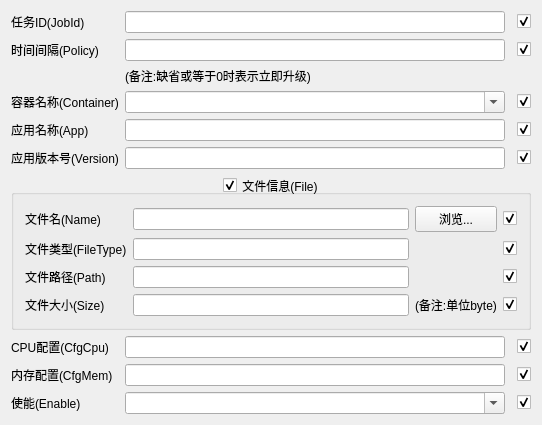
<?xml version="1.0" encoding="UTF-8"?>
<ui version="4.0">
 <class>CTcpEdgeTestDataView_AppInstallReq</class>
 <widget class="QWidget" name="CTcpEdgeTestDataView_AppInstallReq">
  <property name="geometry">
   <rect>
    <x>0</x>
    <y>0</y>
    <width>542</width>
    <height>419</height>
   </rect>
  </property>
  <property name="windowTitle">
   <string>CTcpEdgeTestDataView_TimeReadReq</string>
  </property>
  <layout class="QGridLayout" name="gridLayout">
   <item row="2" column="1">
    <widget class="QLabel" name="label_5">
     <property name="text">
      <string>任务ID(JobId)</string>
     </property>
    </widget>
   </item>
   <item row="7" column="2">
    <widget class="QLineEdit" name="_App_"/>
   </item>
   <item row="3" column="2">
    <widget class="QLineEdit" name="_Policy_"/>
   </item>
   <item row="2" column="2">
    <widget class="QLineEdit" name="_JobId_"/>
   </item>
   <item row="2" column="4">
    <widget class="QCheckBox" name="__JobId__">
     <property name="text">
      <string/>
     </property>
     <property name="checked">
      <bool>true</bool>
     </property>
    </widget>
   </item>
   <item row="7" column="1">
    <widget class="QLabel" name="label_8">
     <property name="text">
      <string>应用名称(App)</string>
     </property>
    </widget>
   </item>
   <item row="3" column="1">
    <widget class="QLabel" name="label_6">
     <property name="text">
      <string>时间间隔(Policy)</string>
     </property>
    </widget>
   </item>
   <item row="3" column="4">
    <widget class="QCheckBox" name="__Policy__">
     <property name="text">
      <string/>
     </property>
     <property name="checked">
      <bool>true</bool>
     </property>
    </widget>
   </item>
   <item row="4" column="2">
    <widget class="QLabel" name="label_7">
     <property name="text">
      <string>(备注:缺省或等于0时表示立即升级)</string>
     </property>
    </widget>
   </item>
   <item row="6" column="1">
    <widget class="QLabel" name="label">
     <property name="text">
      <string>容器名称(Container)</string>
     </property>
    </widget>
   </item>
   <item row="11" column="1">
    <widget class="QLabel" name="label_4">
     <property name="text">
      <string>内存配置(CfgMem)</string>
     </property>
    </widget>
   </item>
   <item row="6" column="4">
    <widget class="QCheckBox" name="__Container__">
     <property name="text">
      <string/>
     </property>
     <property name="checked">
      <bool>true</bool>
     </property>
    </widget>
   </item>
   <item row="11" column="4">
    <widget class="QCheckBox" name="__CfgMem__">
     <property name="text">
      <string/>
     </property>
     <property name="checked">
      <bool>true</bool>
     </property>
    </widget>
   </item>
   <item row="10" column="2">
    <widget class="CTcpEdgeCtrl_LineEdit" name="_CfgCpu_">
     <property name="readOnly">
      <bool>true</bool>
     </property>
    </widget>
   </item>
   <item row="10" column="4">
    <widget class="QCheckBox" name="__CfgCpu__">
     <property name="text">
      <string/>
     </property>
     <property name="checked">
      <bool>true</bool>
     </property>
    </widget>
   </item>
   <item row="11" column="2">
    <widget class="CTcpEdgeCtrl_LineEdit" name="_CfgMem_">
     <property name="readOnly">
      <bool>true</bool>
     </property>
    </widget>
   </item>
   <item row="10" column="1">
    <widget class="QLabel" name="label_2">
     <property name="text">
      <string>CPU配置(CfgCpu)</string>
     </property>
    </widget>
   </item>
   <item row="12" column="4">
    <widget class="QCheckBox" name="__Enable__">
     <property name="text">
      <string/>
     </property>
     <property name="checked">
      <bool>true</bool>
     </property>
    </widget>
   </item>
   <item row="7" column="4">
    <widget class="QCheckBox" name="__App__">
     <property name="text">
      <string/>
     </property>
     <property name="checked">
      <bool>true</bool>
     </property>
    </widget>
   </item>
   <item row="8" column="2">
    <widget class="QLineEdit" name="_Version_"/>
   </item>
   <item row="8" column="1">
    <widget class="QLabel" name="label_9">
     <property name="text">
      <string>应用版本号(Version)</string>
     </property>
    </widget>
   </item>
   <item row="8" column="4">
    <widget class="QCheckBox" name="__Version__">
     <property name="text">
      <string/>
     </property>
     <property name="checked">
      <bool>true</bool>
     </property>
    </widget>
   </item>
   <item row="9" column="1" colspan="4">
    <widget class="QGroupBox" name="_File_">
     <property name="title">
      <string>文件信息(File)</string>
     </property>
     <property name="alignment">
      <set>Qt::AlignCenter</set>
     </property>
     <property name="checkable">
      <bool>true</bool>
     </property>
     <layout class="QGridLayout" name="gridLayout_2">
      <item row="2" column="3">
       <widget class="QCheckBox" name="__Path__">
        <property name="text">
         <string/>
        </property>
        <property name="checked">
         <bool>true</bool>
        </property>
       </widget>
      </item>
      <item row="0" column="2">
       <widget class="QPushButton" name="btnName">
        <property name="text">
         <string>浏览...</string>
        </property>
       </widget>
      </item>
      <item row="3" column="0">
       <widget class="QLabel" name="label_10">
        <property name="text">
         <string>文件大小(Size)</string>
        </property>
       </widget>
      </item>
      <item row="0" column="3">
       <widget class="QCheckBox" name="__Name__">
        <property name="text">
         <string/>
        </property>
        <property name="checked">
         <bool>true</bool>
        </property>
       </widget>
      </item>
      <item row="2" column="1">
       <widget class="QLineEdit" name="_Path_"/>
      </item>
      <item row="3" column="1">
       <widget class="QLineEdit" name="_Size_"/>
      </item>
      <item row="1" column="1">
       <widget class="QLineEdit" name="_FileType_"/>
      </item>
      <item row="2" column="0">
       <widget class="QLabel" name="label_11">
        <property name="text">
         <string>文件路径(Path)</string>
        </property>
       </widget>
      </item>
      <item row="0" column="1">
       <widget class="QLineEdit" name="_Name_"/>
      </item>
      <item row="1" column="0">
       <widget class="QLabel" name="label_12">
        <property name="text">
         <string>文件类型(FileType)</string>
        </property>
       </widget>
      </item>
      <item row="1" column="3">
       <widget class="QCheckBox" name="__FileType__">
        <property name="text">
         <string/>
        </property>
        <property name="checked">
         <bool>true</bool>
        </property>
       </widget>
      </item>
      <item row="3" column="3">
       <widget class="QCheckBox" name="__Size__">
        <property name="text">
         <string/>
        </property>
        <property name="checked">
         <bool>true</bool>
        </property>
       </widget>
      </item>
      <item row="0" column="0">
       <widget class="QLabel" name="label_13">
        <property name="text">
         <string>文件名(Name)</string>
        </property>
       </widget>
      </item>
      <item row="3" column="2">
       <widget class="QLabel" name="label_14">
        <property name="text">
         <string>(备注:单位byte)</string>
        </property>
       </widget>
      </item>
     </layout>
    </widget>
   </item>
   <item row="12" column="1">
    <widget class="QLabel" name="label_3">
     <property name="text">
      <string>使能(Enable)</string>
     </property>
    </widget>
   </item>
   <item row="12" column="2">
    <widget class="QComboBox" name="_Enable_">
     <property name="editable">
      <bool>true</bool>
     </property>
    </widget>
   </item>
   <item row="6" column="2">
    <widget class="QComboBox" name="_Container_">
     <property name="editable">
      <bool>true</bool>
     </property>
    </widget>
   </item>
  </layout>
 </widget>
 <layoutdefault spacing="6" margin="11"/>
 <customwidgets>
  <customwidget>
   <class>CTcpEdgeCtrl_LineEdit</class>
   <extends>QLineEdit</extends>
   <header>../Ctrl/TcpEdgeCtrl_LineEdit.h</header>
  </customwidget>
 </customwidgets>
 <resources>
  <include location="../../../../TcpEdgeServer/TcpEdgeServer.qrc"/>
 </resources>
 <connections/>
</ui>
